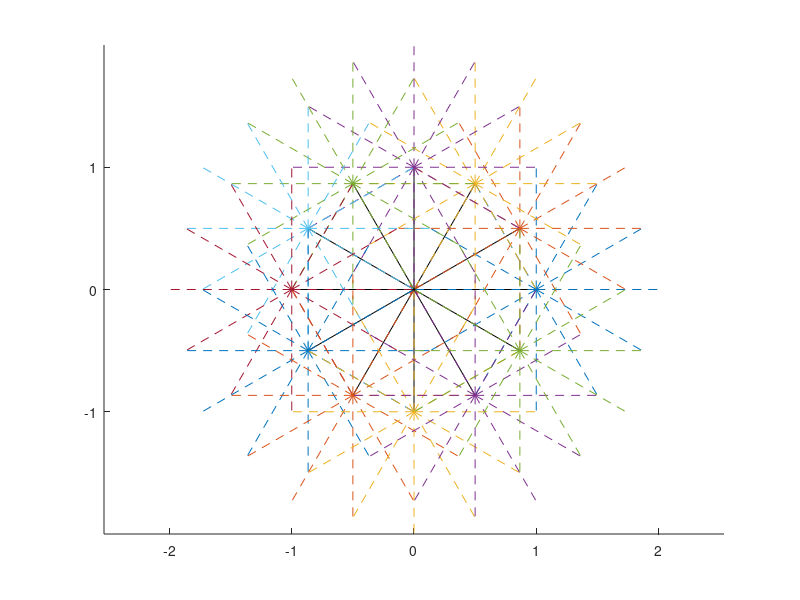
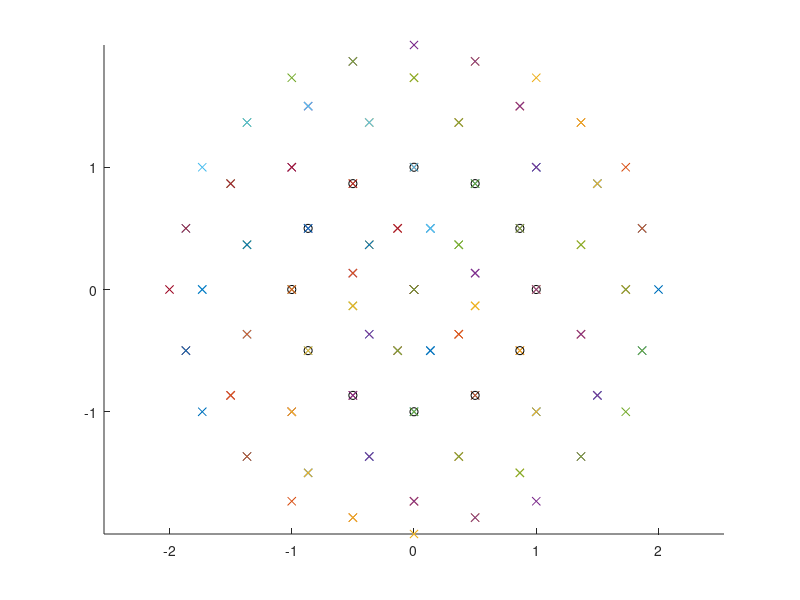
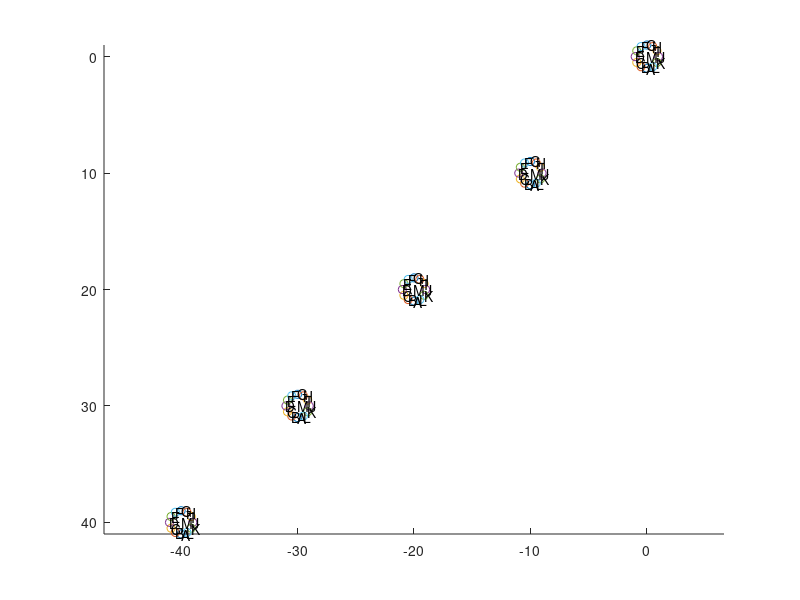

Recreate these plots in MATLAB, in order. (Note: this script raises an error after producing the figures.)
figure; axis equal; hold on;
n = 12;
colors = lines(n);
plot(0,0,'rx');
for ii = 0:n-1
    plot([0 cos(2*ii*pi/n)], [0 sin(2*ii*pi/n)], 'k');
    for jj = 0:n-1
        plot([cos(2*ii*pi/n) cos(2*ii*pi/n)+cos(2*jj*pi/n)], [sin(2*ii*pi/n) sin(2*ii*pi/n)+sin(2*jj*pi/n)], 'color', colors(ii+1,:), 'linestyle', '--');
    end
end
%%
figure; axis equal; hold on;
n = 12;
colors = lines(n);
plot(0,0,'rx');
for ii = 0:n-1
    plot(cos(2*ii*pi/n), sin(2*ii*pi/n), 'ko');
    for jj = 0:n-1
        plot(cos(2*ii*pi/n)+cos(2*jj*pi/n), sin(2*ii*pi/n)+sin(2*jj*pi/n), 'markeredgecolor', colors(ii+1,:), 'marker', 'x');
    end
end
%%
n = 12;
r = (0:10:40)';
c = -(0:10:40)';
rr = [r bsxfun(@plus, r, sin(2*(3:14)*pi/n))];
cc = [c bsxfun(@plus, c, cos(2*(3:14)*pi/n))];

figure; axis equal; hold on; set(gca, 'ydir', 'reverse');
% plot(c, r, 'bo');
% plot(cc, rr, 'rx');
colors = lines(6);
for ii = 1:6
    plot(cc(:,ii+[1 7]), rr(:,ii+[1 7]), 'markeredgecolor', colors(ii,:), 'marker', 'o', 'linestyle', 'none');
end
letters = 'MABCDEFGHIJKLM';
for ii = 1:13
    text(cc(:,ii), rr(:,ii), letters(ii));
end
%%
im = double(imresize(imread([asymmetryroot 'data/contralateral_rfs/misc/o04_010RCC_1024_3797_3365.bmp']), 0.5, 'bilinear'));
n = 12;
num_levels = 4;
% Create DT-CWT of image
dt = dtwavexfm2b(im, num_levels);

r = [256 128]'; %(200:10:240)';
c = [256 300]'; %(200:10:240)';

n_samples = size(r,1);
data = zeros(n_samples, 2*6*num_levels);

rr = [r bsxfun(@plus, r, sin(2*(0.5+(0:11))*pi/n))];
cc = [c bsxfun(@plus, c, cos(2*(0.5+(0:11))*pi/n))];

%Get interpolated dual-tree coefficients
dts = dt_to_pixel_subset(dt, rr, cc);
%
data(:, 1:6*num_levels) = reshape(abs(dt_to_pixel_subset(dt, r, c)), n_samples, []);
%
%for each orientation
for ii = 1:6
    cols = 6*num_levels + 6*(0:num_levels-1) + ii;
    data(:,cols) = angle(squeeze(dts(:,ii+1,1,:) .* conj(dts(:,ii+7,1,:))));

end
%%
num_levels = 4;
for ii = 1:n_samples
    figure;
    for lev = 1:num_levels
        subplot(2,2,lev);
        hold all;
        alim = 0;
        for ori = 1:6
            mag = data(ii,ori+(lev-1)*6);
            phase = data(ii,ori+(num_levels + lev - 1)*6);
            plot([0 mag*cos(phase)], [0 mag*sin(phase)], 'linewidth', 1.5);
            alim = max(alim, mag);
        end
        axis equal;
        %set(gca, 'Xtick', [], 'Ytick', []);
        axis([-alim alim -alim alim]);
        plot([-alim alim], [0 0], 'k--');
        plot([0 0], [-alim alim], 'k--');

    end
end
%%
%Ok dude - let's test this on some synthetic images....
for theta = 15:15:180
    im = create_rect_bar(1, 10, theta, 128, 128, 64, 64);
    
    dt = dtwavexfm2b(im, num_levels);

    r = 64;
    c = 64;

    n_samples = size(r,1);
    data = zeros(n_samples, 2*6*num_levels);

    rr = [r bsxfun(@plus, r, sin(2*(0.5+(0:11))*pi/12))];
    cc = [c bsxfun(@plus, c, cos(2*(0.5+(0:11))*pi/12))];

    %Get interpolated dual-tree coefficients
    dts = dt_to_pixel_subset(dt, rr, cc);
    %
    data(:, 1:6*num_levels) = reshape(abs(dts(:,1,:,:)), n_samples, []);
    %
    %for each orientation
    for ii = 1:6
        cols = 6*num_levels + 6*(0:num_levels-1) + ii;
        data(:,cols) = angle(squeeze(dts(:,ii+1,1,:) .* conj(dts(:,ii+7,1,:))));
    end
    
    ii = 1;
    figure('Name', ['Line angle = ' num2str(theta)]);
    for lev = 1:num_levels
        subplot(2,2,lev);
        hold all;
        alim = 0;
        for ori = 1:6
            mag = data(ii,ori+(lev-1)*6);
            phase = data(ii,ori+(num_levels + lev - 1)*6);
            plot([0 mag*cos(phase)], [0 mag*sin(phase)], 'linewidth', 1.5);
            alim = max(alim, mag);
        end
        legend({'1', '2', '3', '4', '5', '6'}, 'location', 'eastoutside');
        axis equal;
        %set(gca, 'Xtick', [], 'Ytick', []);
        axis([-alim alim -alim alim]);
        plot([-alim alim], [0 0], 'k--');
        plot([0 0], [-alim alim], 'k--');
    end
end
%%
num_levels = 4;
for theta = 61:1:90
    im = create_rect_bar(1, 10, theta, 128, 128, 64, 64);
    
    dt = dtwavexfm2b(im, num_levels+1);

    r = 64;
    c = 64;

    n_samples = size(r,1);

    %Get interpolated dual-tree coefficients
    dts = reshape(dt_to_pixel_subset(dt, r, r), n_samples, 6, num_levels+1);
    mags = reshape(abs(dts(:,:,1:num_levels)), n_samples, []);
    phases = dts(:,:,1:num_levels) .* conj(dts(:,:,2:num_levels+1).^2);
    phases = reshape(atan2(imag(phases), abs(real(phases))), n_samples, []);
    %clear dts;
    
    [dummy max_ori] = max(mags, [], 2);
    max_ori = rem(max_ori-1,6)+1;
    
    %----------------------------------------------------------------------
    for ori = 1:6
        shift_idx = max_ori == ori;
        for lev = 1:num_levels
            cols = 6*(lev-1)+(1:6);
            mags(shift_idx, cols) = circshift(mags(shift_idx, cols), [0 1-ori]);
            phases(shift_idx, cols) = circshift(phases(shift_idx, cols), [0 1-ori]);
        end
    end
    data = [mags phases];
    %clear mags phases;
    %----------------------------------------------------------------------

    ii = 1;
    figure('Name', ['Line angle = ' num2str(theta)]);
    for lev = 1:num_levels
        subplot(2,2,lev);
        hold all;
        alim = 0;
        for ori = 1:6
            mag = data(ii,ori+(lev-1)*6);
            phase = data(ii,ori+(num_levels + lev - 1)*6);
            %plot([0 mag*cos(phase)], [0 mag*sin(phase)], 'linewidth', 1.5);
            plot([ori ori], [0 mag], 'linewidth', 1.5);
            alim = max(alim, mag);
        end
        legend({'1', '2', '3', '4', '5', '6'}, 'location', 'eastoutside');
        axis([0 7 0 alim]);
        %axis equal;
        %axis([-alim alim -alim alim]);
        %plot([-alim alim], [0 0], 'k--');
        %plot([0 0], [-alim alim], 'k--');
    end
end
%%
num_levels = 4;
for theta = 6:17:363
    im = create_gauss_bar(1, 10, theta, 128, 128, 64, 64);
    %im = max(create_rect_bar(1, 10, theta, 128, 128, 64, 64), create_rect_bar(1, 10, theta+90, 128, 128, 64, 64));
    
    dt = dtwavexfm2b(im, num_levels+1);

    r = 64;
    c = 64;

    n_samples = size(r,1);

    %Get interpolated dual-tree coefficients
    dts = reshape(dt_to_pixel_subset(dt, r, r), n_samples, 6, num_levels+1);
    mags = reshape(abs(dts(:,:,1:num_levels)), n_samples, []);
    phases = dts(:,:,1:num_levels) .* conj(dts(:,:,2:num_levels+1).^2);
    phases = reshape(atan2(imag(phases), abs(real(phases))), n_samples, []);
    %clear dts;
    comp = mags.*exp(i*phases);
    
    [max_mags max_idx] = max(mags, [], 2);
    max_ori = rem(max_idx-1,6)+1;
    max_lev = ceil(max_idx/6);
    
    new_mags = zeros(size(mags));
    new_comp = zeros(size(comp));
    %----------------------------------------------------------------------
    for lev = 1:num_levels
        shift_idx = max_lev == lev;
        if any(shift_idx)
            cols = (1:6)+6*(lev-1);
            weights = bsxfun(@rdivide, mags(shift_idx, cols), sum(mags(shift_idx, cols),2));
        
            for lev2 = 1:num_levels
                for ori = 1:6
                    col = 6*(lev2-1)+ori;
                    new_mags(shift_idx, col) = diag(weights * mags(shift_idx, cols).');
                    new_comp(shift_idx, col) = diag(weights * comp(shift_idx, cols).');
                    weights = circshift(weights,[0 1]);
                end
            end
        end
    end

    %data = [new_mags phases];
    data = [new_mags angle(new_comp)];
    %data = [mags phases];
    %clear mags phases;
    %----------------------------------------------------------------------

    ii = 1;
    figure('Name', ['Line angle = ' num2str(theta)]);
    for lev = [2 3]%1:num_levels
        subplot(2,2,lev-1);
        hold all;
        alim = 0;
        for ori = 1:6
            mag = data(ii,ori+(lev-1)*6);
            phase = data(ii,ori+(num_levels + lev - 1)*6);
            plot([0 mag*cos(phase)], [0 mag*sin(phase)], 'linewidth', 1.5);
            alim = max(alim, mag);
        end
        legend({'1', '2', '3', '4', '5', '6'}, 'location', 'eastoutside');
        axis equal;
        axis([-alim alim -alim alim]);
        plot([-alim alim], [0 0], 'k--');
        plot([0 0], [-alim alim], 'k--');
        
        subplot(2,2,lev+1);
        hold all;
        for ori = 1:6
            mag = data(ii,ori+(lev-1)*6);
            phase = data(ii,ori+(num_levels + lev - 1)*6);
            plot([ori ori], [0 mag], 'linewidth', 1.5);
            alim = max(alim, mag);
        end
        legend({'1', '2', '3', '4', '5', '6'}, 'location', 'eastoutside');
        axis([0 7 0 alim]);
    end
end
%%
%im = u_load('C:\isbe\dev\background\images\normal_smooth128\bg001.mat')+create_rect_bar(1, 30, 135, 128, 128, 64, 64);
im = create_gauss_bar(2, 30, 135, 128, 128);
%im = ones(128);
dt = dtwavexfm2(im, 4);
full_dt = dt_to_full_image(dt);
f1 = figure;
f2 = figure;
f3 = figure;
f4 = figure;
for ori = 1:6
    figure(f1);
    subplot(2,3,ori); image(complex2rgb(full_dt(:,:,ori,3))); axis image;
    figure(f2);
    subplot(2,3,ori); imagesc(angle(full_dt(:,:,ori,3))); axis image; colormap(hsv(256));
    figure(f3);
    subplot(2,3,ori); imagesc(angle(full_dt(:,:,ori,3) .* conj(full_dt(:,:,ori,4).^2))); axis image; colormap(hsv(256));
    figure(f4);
    subplot(2,3,ori); imagesc(angle(dt{3}(:,:,ori))); axis image; colormap(hsv(256));
    
end
%%
%im = ones(128);
im = u_load('C:\isbe\dev\background\images\normal_smooth128\bg001.mat')+create_rect_bar(1, 30, 135, 128, 128, 64, 64);
dt = dtwavexfm2(im, 4);
dtb = dtwavexfm2b(im, 4);
full_dt = dt_to_full_image(dt);
full_dtb = dt_to_full_image(dtb);

figure; hold on; 
plot(angle(diag(full_dt(:,:,2,2))), 'r:', 'linewidth', 1.5);
plot(angle(diag(full_dtb(:,:,2,2))), 'g:', 'linewidth', 1.5);

figure; hold on; 
plot(angle(diag(dt{2}(:,:,2))), 'r:', 'linewidth', 1.5);
plot(angle(diag(dtb{2}(:,:,2))), 'g:', 'linewidth', 1.5);
%%
figure;
for ori = 1:6
    subplot(2,3,ori); surf(angle(dt{3}(:,:,ori))); axis image; colormap(hsv(256));    
end
%--------------------------------------------------------------------------
%--------------------------------------------------------------------------
%%
centres = (112:143)/2;
for ori = 1:6
    theta = 30*ori - 15;
    
    mag_map = zeros(32);
    phase_map = zeros(32);
    for x = 1:32
        for y = 1:32
            im = create_gauss_blob(2, 1, 128, 128, centres(x), centres(y));
            
            dt = dtwavexfm2b(im, 3);
            mag_map(y, x) = abs(dt{3}(8,8,ori));
            phase_map(y, x) = angle(dt{3}(8,8,ori));
        end
    end
    
    [dummy max_idx] = max(mag_map(:));
    [my mx] = ind2sub([32 32], max_idx);
    
    x_diff = diff(phase_map(1:17,1:17), 1, 2);
    y_diff = diff(phase_map(1:17,1:17), 1, 1);
    
    x_diff(x_diff < -pi) = x_diff(x_diff < -pi) + 2*pi;
    x_diff(x_diff > pi) = x_diff(x_diff > pi) - 2*pi;
    
    y_diff(y_diff < -pi) = y_diff(y_diff < -pi) + 2*pi;
    y_diff(y_diff > pi) = y_diff(y_diff > pi) - 2*pi;
    
    display(['Band ' num2str(ori) ': Maximum located at [' num2str(centres(mx),3) ',' num2str(centres(my),3) '], phase at max location = ', num2str(phase_map(my,mx), 3)]);
    
    figure; imagesc(mag_map); axis image; colormap(jet(256));
    title(['Magnitude map, band ' num2str(ori)]);
    figure; imagesc(phase_map); axis image; colormap(hsv(256)); colorbar;
    title(['Phase map, band ' num2str(ori)]);
    figure; hold all;
    subplot(1,2,1);
    plot(repmat(centres(1:16), 17, 1)', x_diff'); title('X phase gradient');
    subplot(1,2,2);
    plot(repmat(centres(1:16), 17, 1)', y_diff); title('Y phase gradient');
    
end
%%
phases = zeros(128,6);
mags = zeros(128,6);
for x = 1:128
    im = create_gauss_blob(2, 1, 128, 128, 129-x, 60.5);
    dt = dtwavexfm2b(im, 4);
    phases(x,:) = squeeze(angle(dt{3}(8,8,:)))';
    mags(x,:) = squeeze(abs(dt{3}(8,8,:)))';
    clear im dt;
end
im = create_gauss_blob(2, 1, 128, 128, 67.5, 64);
dt = dtwavexfm2b(im, 4);
full_dt = dt_to_full_image(dt, 1:3, 'cubic');
%
f1 = figure;
f2 = figure;
f3 = figure;
f4 = figure;

for ori = 1:6
    figure(f1);
    subplot(2,3,ori); 
    plot(phases(:,ori), 'b'); hold on;
    plot(angle(full_dt(64,:,ori,3)), 'r:'); title(['Band = ' num2str(30*ori - 15) '^{\circ}']);

    figure(f2);
    subplot(2,3,ori); 
    plot(mags(:,ori), 'b'); hold on;
    plot(abs(full_dt(64,:,ori,3)), 'r:'); title(['Band = ' num2str(30*ori - 15) '^{\circ}']);

    figure(f3);
    subplot(2,3,ori); imagesc(angle(full_dt(:,:,ori,3))); axis image; colormap(hsv(256));
    
    figure(f4);
    subplot(2,3,ori); imagesc(abs(full_dt(:,:,ori,3))); axis image; colormap(gray(256));
end
%%
%--------------------------------------------------------------------------
%--------------------------------------------------------------------------
for theta = 7.5:7.5:15
    
    phases = zeros(128,6);
    mags = zeros(128,6);
    for x = 1:128
        im = create_gauss_bar(2, 1, theta, 128, 128, 129-x, 60.5);
        dt = dtwavexfm2b(im, 4);
        phases(x,:) = squeeze(angle(dt{3}(8,8,:)))';
        mags(x,:) = squeeze(abs(dt{3}(8,8,:)))';
        clear im dt;
    end
    im = create_gauss_bar(2, 1, theta, 128, 128, 67.5, 64);
    dt = dtwavexfm2b(im, 4);
    full_dt = dt_to_full_image(dt, 1:3, 'cubic');
    %
    f1 = figure('Name', ['Theta = ', num2str(theta)]);
    f2 = figure('Name', ['Theta = ', num2str(theta)]);
    %f3 = figure('Name', ['Theta = ', num2str(theta)]);
 
    for ori = 1:6
        figure(f1);
        subplot(2,3,ori); 
        plot(phases(:,ori), 'b'); hold on;
        plot(angle(full_dt(64,:,ori,3)), 'r:'); title(['Theta = ' num2str(theta) '^{\circ} Band = ' num2str(30*ori - 15) '^{\circ}']);
        
        figure(f2);
        subplot(2,3,ori); 
        plot(mags(:,ori), 'b'); hold on;
        plot(abs(full_dt(64,:,ori,3)), 'r:'); title(['Theta = ' num2str(theta) '^{\circ} Band = ' num2str(30*ori - 15) '^{\circ}']);
        
        %figure(f3);
        %subplot(2,3,ori); imagesc(angle(full_dt(:,:,ori,3))); axis image; colormap(hsv(256));
    end
    clear im dt full_dt;
end
